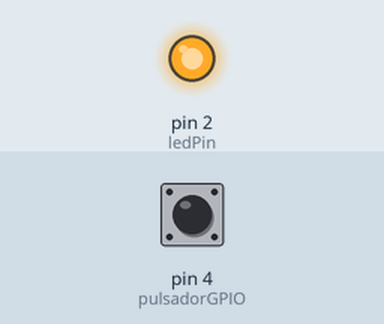
Bench run of a sketch on a simulated Arduino Uno, built with avr-gcc and run on an emulated ATmega328P. Shown: output pins drawn as LEDs (lit = HIGH). Inputs (shaded band) come from the test bench; at power-on: pin 4 (pulsadorGPIO) HIGH.

Above: at 1.2 s.
1.3 s: pin 4 (pulsadorGPIO) pulled LOW for 0.15 s
At 1.37 s:
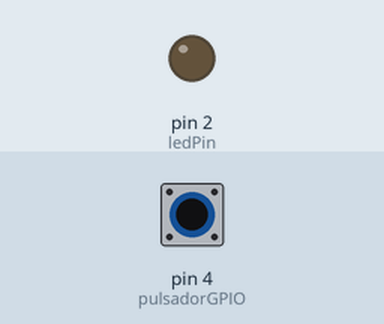
2.9 s: pin 4 (pulsadorGPIO) pulled LOW for 3.2 s
At 7.5 s:
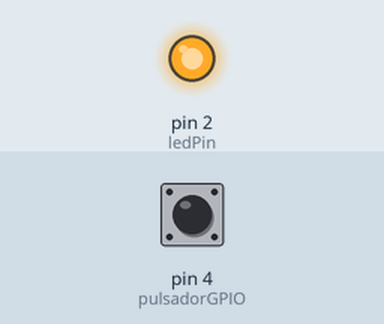
Timing chart, 0 to 9.0 s (numbered marks = the images above; inputs shaded):
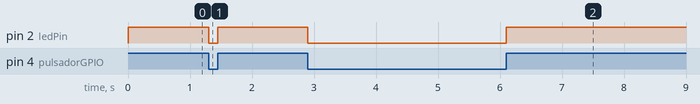

Measured:
- after the input at 1.3 s, pin 2 (ledPin): HIGH → LOW at once, → HIGH 0.15 s later
- after the input at 2.9 s, pin 2 (ledPin): HIGH → LOW at once, → HIGH 3.2 s later

The sketch:

Boton_pulldown.ino
```cpp
// Definición de uso de los pines
const int pulsadorGPIO = 4;
const int ledPin = 2;
bool estadoBoton =  false;
void setup(){
  // Activamosde los GPIO, el de entrada en modalidad PULL DOWN
  // Si declaramos el INPUT_PULLDOWN significa ENCENDIDO, por lo tanto ,
  //conectamos un pin del pushbutton a gpio=4 y el otro pin a GND
  pinMode(pulsadorGPIO, INPUT_PULLUP);
  pinMode(ledPin, OUTPUT);
}
 void loop() {
   // Leemos el estado del GPIO
  estadoBoton = digitalRead(pulsadorGPIO);
  // Controlamos el led según el resultado
  if (estadoBoton == HIGH) {
       digitalWrite(ledPin, HIGH);
  }
  else {
       digitalWrite(ledPin, LOW);
  }
}
```
